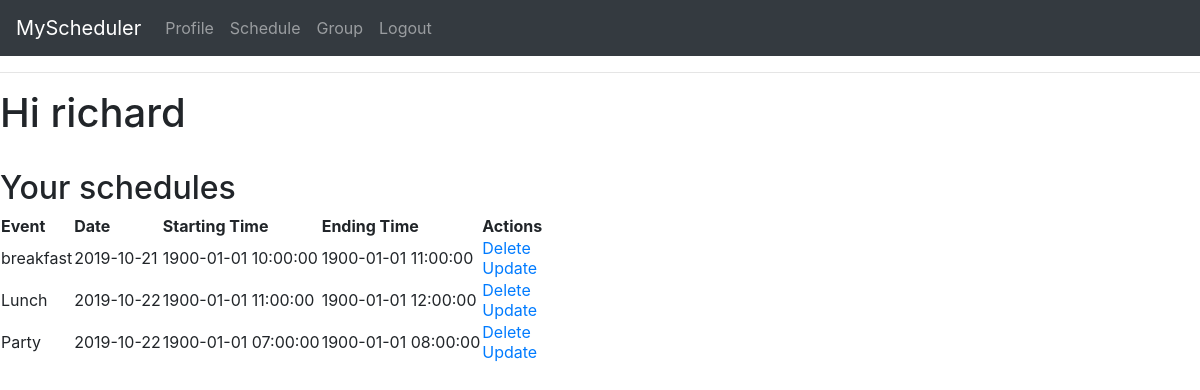
Page /userpage/richard (signed in) on the committed database.
### app/models.py (models this page shows, shortened)
class User(UserMixin,db.Model):
    id=db.Column(db.Integer,primary_key=True)
    username = db.Column(db.String(64), index=True, unique=True)
    email = db.Column(db.String(128), index=True, unique=True)
    password_hash = db.Column(db.String(128))
    events = db.relationship('Event', backref='user', lazy = 'dynamic')

class Event(db.Model):
    id = db.Column(db.Integer, primary_key=True)
    event_name = db.Column(db.String(128))
    event_date = db.Column(db.DateTime)
    event_timeEnd = db.Column(db.DateTime)
    event_timeStart=db.Column(db.DateTime)
    user_id = db.Column(db.Integer, db.ForeignKey('user.id'))

### app/routes.py (the view)
@app.route('/userpage/<username>')
@login_required
def userpage(username):
    user=User.query.filter_by(username=username).first_or_404()
    e= Event.query.filter_by(user_id=user.id).all()
    return render_template('userpage.html',user=user, title= 'Profile',e=e)

### app/models.py (called while the page is built)
@login.user_loader
def load_user(id):
    return User.query.get(int(id))

### app/templates/userpage.html
{% extends "base.html" %}
{% block content %}
    <h1>Hi {{user.username}} </h1>
	<br><h2> Your schedules <h2>
<p>
	<table>
        <tr>
            <th>Event</th>
            <th>Date</th>
            <th>Starting Time</th>
			<th>Ending Time</th>
			<th>Actions</th>
        </tr>
        {% for data in e %}
            <tr>
                <td>{{ data.event_name }}</td>
                <td>{{ data.event_date.date() }}</td>
				<td>{{ data.event_timeStart }}</td>
				<td>{{ data.event_timeEnd }}</td>
                <td>
                    <a href="/delete/{{data.id}}">Delete</a>
                    <br>
                    <a href="/edit/{{data.id}}">Update</a>
                </td>
            </tr>
        {% endfor %}
    </table>
	</p>
{% endblock %}:

### rows in the picture
User: username "richard"
Event: event_name "breakfast", event_date "2019-10-21", event_timeStart "1900-01-01 10:00:00", event_timeEnd "1900-01-01 11:00:00"
Event: event_name "Lunch", event_date "2019-10-22", event_timeStart "1900-01-01 11:00:00", event_timeEnd "1900-01-01 12:00:00"
Event: event_name "Party", event_date "2019-10-22", event_timeStart "1900-01-01 07:00:00", event_timeEnd "1900-01-01 08:00:00"
